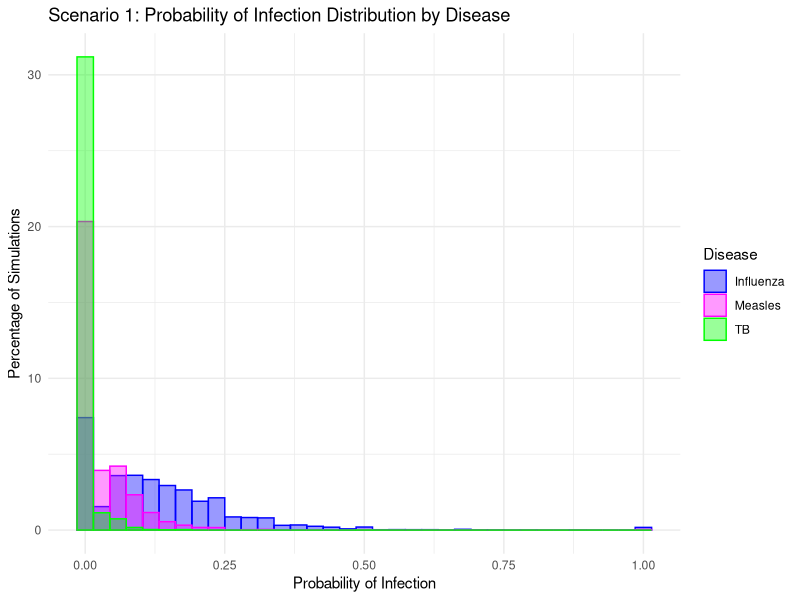
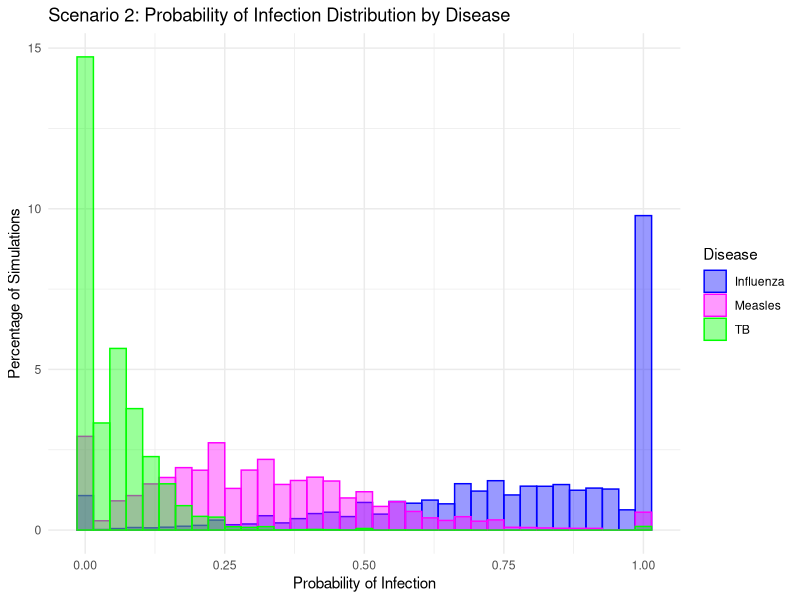

Recreate these plots in R, in order.
## ---- chunk 1
library(ggplot2)
compare_table <- data.frame(TB = c("Beggs_TB", 
                                  "Our_TB"),
                            TB_vals = c(0.0034,0.00328),
                            Flu = c("Beggs_Flu","Our_Flu"),
                            Flu_vals = c(0.0262, 0.0259),
                            Measles = c("Beggs_Meas", "Our_Meas"), 
                            Meas_vals = c(0.1349,0.1340))
compare_table
## ---- chunk 2
scenario_monte <- function(m = 10000, dis_quantaS, quanta_sdS, room_vol = 300, 
                         infected_individuals = 1, ACH = 4, t_scen = max(rnorm(1, mean = 1, sd = 0.167))){ 
  prob_inf <- numeric(m)
  num_infec <- numeric(m)
  sus_per <- numeric(m)

  for(i in 1:m) {
    
    p_scen <- max(rnorm(1, mean = 0.48, sd = 0.20), 0)
    phi_scen <- max(rnorm(1, mean = dis_quantaS, sd = quanta_sdS),0)
    S0_scen <- max(round(rnorm(1, mean = 19, sd = 10)),1)
    
    q_2_scen <- infected_individuals * phi_scen
 
    nucci_scen <- ((p_scen*q_2_scen)/room_vol) * 
      ((ACH * t_scen + exp(-ACH * t_scen) -1) / (ACH^2))
    
    S_t_scen <- S0_scen * exp(-nucci_scen)
    
    exp_inf_scen <- S0_scen - S_t_scen
    inf_scen <- rpois(1, lambda = exp_inf_scen)
    
    sus_prob_scen <- inf_scen / S0_scen
    
    prob_inf[i] <- sus_prob_scen
    num_infec[i] <- inf_scen
    sus_per[i] <- S_t_scen
  }
  
  return(list(prob = prob_inf,
              infections = num_infec,
              survivors = sus_per,
              summary = list(mean_prob = mean(prob_inf),
                             mean_infections = mean(num_infec),
                             prob_quantiles = quantile(prob_inf, 
                                                       c(0.25, 0.5, 0.75, 
                                                         0.9, 0.95)),
                             inf_quantiles = quantile(num_infec, 
                                                      c(0.25, 0.5, 0.75, 
                                                        0.9, 0.95)))))

}
## ---- chunk 3
scen1_TB <- scenario_monte(10000, dis_quanta = 12.7, quanta_sd = 3.0,
                   room_vol = 300, infected_individuals = 1, 
                   ACH = 4)
scen1_meas <- scenario_monte(10000, dis_quanta = 100, quanta_sd = 25.0,
                   room_vol = 300, infected_individuals = 1, 
                   ACH = 4)
scen1_flu <- scenario_monte(10000, dis_quanta = 570, quanta_sd = 173.0,
                   room_vol = 300, infected_individuals = 1, 
                   ACH = 4)

TB_df1 <- data.frame(prob=as.numeric(scen1_TB$prob), Disease="TB")
Meas_df1 <- data.frame(prob=as.numeric(scen1_meas$prob), Disease="Measles")
Flu_df1 <- data.frame(prob=as.numeric(scen1_flu$prob), Disease="Influenza")

comb_df1 <- rbind(TB_df1, Meas_df1, Flu_df1)
comb_df1$prob <- pmin(pmax(comb_df1$prob, 0),1)

ggplot(comb_df1, aes(x=prob, fill=Disease, color=Disease)) +
  geom_histogram(aes(y=..count.. / sum(..count..) * 100),
                 bins=35, position="identity", alpha=0.4) +
  labs(title="Scenario 1: Probability of Infection Distribution by Disease",
       x="Probability of Infection",
       y = "Percentage of Simulations") +
  scale_color_manual(values = c("TB" = "green", "Measles" = "magenta",
                               "Influenza"="blue")) +
  scale_fill_manual(values = c("TB" = "green", "Measles" = "magenta",
                               "Influenza"="blue")) +
  theme_minimal()
## ---- chunk 4
scen2_TB <- scenario_monte(10000, dis_quanta = 12.7, quanta_sd = 3.0,
                   room_vol = 50, infected_individuals = 2, 
                   ACH = 4)
scen2_meas <- scenario_monte(10000, dis_quanta = 100, quanta_sd = 25.0,
                   room_vol = 50, infected_individuals = 2, 
                   ACH = 4)
scen2_flu <- scenario_monte(10000, dis_quanta = 570, quanta_sd = 173.0,
                   room_vol = 50, infected_individuals = 2, 
                   ACH = 4)

TB_df2 <- data.frame(prob=as.numeric(scen2_TB$prob), Disease="TB")
Meas_df2 <- data.frame(prob=as.numeric(scen2_meas$prob), Disease="Measles")
Flu_df2 <- data.frame(prob=as.numeric(scen2_flu$prob), Disease="Influenza")

comb_df2 <- rbind(TB_df2, Meas_df2, Flu_df2)
comb_df2$prob <- pmin(pmax(comb_df2$prob, 0),1)

ggplot(comb_df2, aes(x=prob, fill=Disease, color=Disease)) +
  geom_histogram(aes(y=..count.. / sum(..count..) * 100),
                 bins=35, position="identity", alpha=0.4) +
  labs(title="Scenario 2: Probability of Infection Distribution by Disease",
       x="Probability of Infection",
       y = "Percentage of Simulations") +
  scale_color_manual(values = c("TB" = "green", "Measles" = "magenta",
                               "Influenza"="blue")) +
  scale_fill_manual(values = c("TB" = "green", "Measles" = "magenta",
                               "Influenza"="blue")) +
  theme_minimal()
